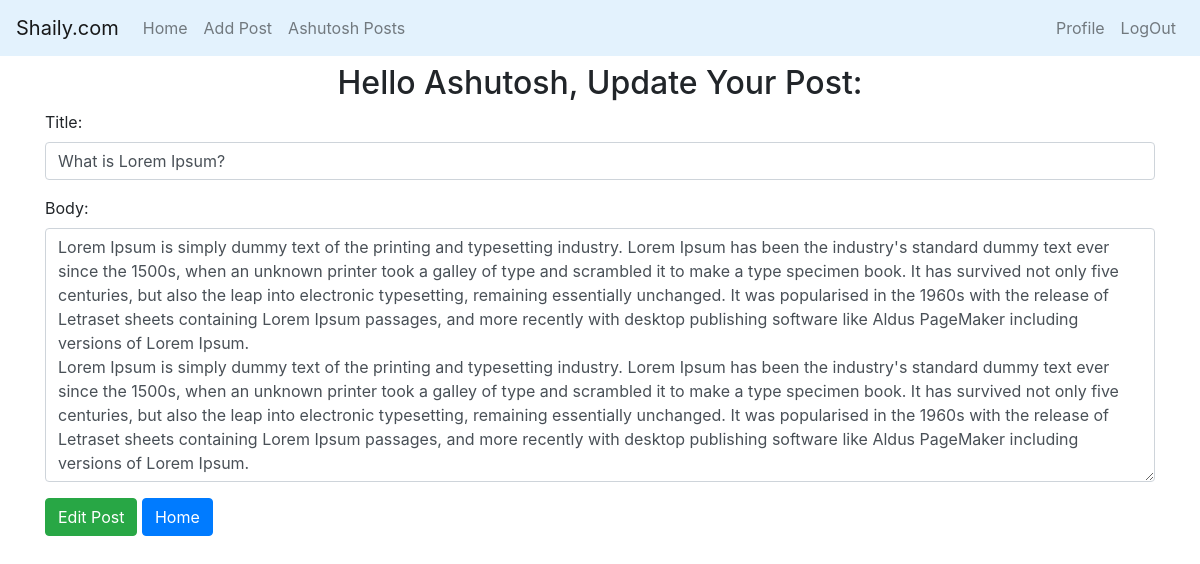
The app's page /editpost/9 (signed in) with its own data.
### testapp/models.py (models this page shows, shortened)
class Post(models.Model):
    title=models.CharField(max_length=100)
    body=models.TextField()
    author=models.ForeignKey(User,on_delete=models.CASCADE)
    like = models.ManyToManyField(User, related_name='like', blank=True)

### testapp/views.py (the view)
# urls.py: path('editpost/<int:id>', views.EditPostView),
def EditPostView(request, id):
    post = get_object_or_404(Post, id=id)
    form = EditPost(instance=post)
    if request.method == 'POST':
        form = EditPost(request.POST, instance=post)
        form.save()
        return HttpResponseRedirect(reverse('detail', args=[str(id)]))
    return render(request, 'editform.html', {'form': form})

### testapp/form.py
class EditPost(forms.ModelForm):
    class Meta:
        model = Post
        fields = ['title', 'body']
        widgets = {
            'title': forms.TextInput(attrs={'class': 'form-control'}),
            'body': forms.Textarea(attrs={'class': 'form-control', }),
        }

### templates/editform.html (shortened to what this page needs)
<!DOCTYPE html>
{% extends 'base.html' %}
{% block body_block %}
<html lang="en">
<head>
</head>
<body>
    {% if user.is_authenticated %}
    <div class="container">
        <div class="my-2" align="Center">
            <h2>Hello {{user.first_name | title}}, Update Your Post: </h2>
        </div>
        <form method="POST">
            {{form.as_p}}
            <input class="btn btn-success mb-4" type="submit" value="Edit Post">
            <a class="btn btn-primary mb-4" href="/">Home</a>
        </form>
    </div>
    {% else %}
    <div class="jumbotron">
        <H1>First login to view to this page.</H1>
    </div>
    {% endif %}
</body>
{% endblock %}

### templates/base.html (shortened to what this page needs)
<!DOCTYPE html>
<html lang="en">
<head>
    <link rel="stylesheet" href="https://cdn.jsdelivr.net/npm/bootstrap@4.6.2/dist/css/bootstrap.min.css"
>
</head>
<body>
    <nav class="navbar navbar-expand-lg navbar-light" style="background-color: #e3f2fd;">
        <a class="navbar-brand" href="/">Shaily.com</a>
        <div class="collapse navbar-collapse" id="navbarNav">
            <div class="navbar-nav mr-auto">
                <a class="nav-link" href="/">Home</a>
                {% if user.is_authenticated %}
                <a class="nav-link" href="/addpost">Add Post</a>
                <a class="nav-link" href="/mypost/">{{user.first_name}} Posts</a>
                {% endif %}
            </div>
            <div class="navbar-nav ml-auto">
                {% if user.is_authenticated %}
                <a class="nav-link" href="/userprofile">Profile</a>
                <a class="nav-link" href="/accounts/logout">LogOut</a>
                {% else %}
                <a class="nav-link" href="/accounts/login">LogIn</a>
                <a class="nav-link" href="/signup">SignUp</a>
                {% endif %}
            </div>
        </div>
    </nav>
    {% block body_block %}
    {% endblock %}
</body>
</html>

### records on screen
Post: title "What is Lorem Ipsum?", body "Lorem Ipsum is simply dummy text of the printing and typesetting industry. Lorem Ipsum has been the industry's standard dummy text ever since the 1500s, when an unknown printer took a galley of type and scrambled it to make a type specimen book. It has survived not only five centuries, but also the leap into electronic typesetting, remaining essentially unchanged. It was popularised in the 1960s with the release of Letraset sheets containing Lorem Ipsum passages, and more recently with desktop publishing software like Aldus PageMaker including versions of Lorem Ipsum. Lorem Ipsum is simply dummy text of the printing and typesetting industry. Lorem Ipsum has been the industry's standard…"

### other values on screen
{{ user.first_name }} "Ashutosh"
{{ user.first_name | title }} "Ashutosh"
